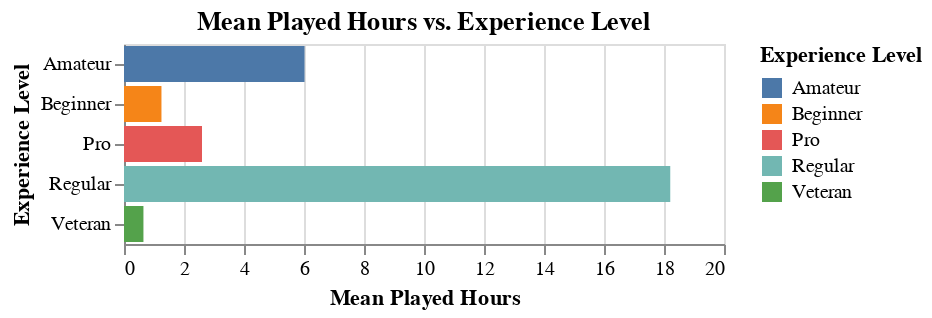

Here is the notebook cell this chart was saved with:
### Markdown cell above
**Figure 1. Bar chart showing the number of players in each Experience Level**

### Code cell
players_mean = players_wrangled.groupby("experience").mean().reset_index()
players_mean 

players_plot = alt.Chart(players_wrangled).mark_bar().encode( 
    x=alt.X("mean(played_hours):Q").title("Mean Played Hours"),
    y=alt.Y("experience").title("Experience Level"), 
    color=alt.Color("experience").title("Experience Level")
).properties(
    title="Mean Played Hours vs. Experience Level"
)
players_plot

### Figure 1 — Vega specification as saved in the notebook (floating-point values rounded to 4 significant figures)
{"$schema": "https://vega.github.io/schema/vega/v5.json", "data": [{"name": "source_0", "values": [{"experience": "Pro", "mean_played_hours": 2.6}, {"experience": "Veteran", "mean_played_hours": 0.6479}, {"experience": "Amateur", "mean_played_hours": 6.017}, {"experience": "Regular", "mean_played_hours": 18.21}, {"experience": "Beginner", "mean_played_hours": 1.249}]}, {"name": "source_0_x_domain_mean_played_hours", "values": [{"min": 0.6479, "max": 18.21}]}, {"name": "source_0_y_domain_experience", "values": [{"experience": "Pro"}, {"experience": "Veteran"}, {"experience": "Amateur"}, {"experience": "Regular"}, {"experience": "Beginner"}]}, {"name": "source_0_color_domain_experience", "values": [{"experience": "Pro"}, {"experience": "Veteran"}, {"experience": "Amateur"}, {"experience": "Regular"}, {"experience": "Beginner"}]}], "signals": [{"name": "y_step", "value": 20}, {"name": "height", "update": "bandspace(domain('y').length, 0.1, 0.05) * y_step"}], "marks": [{"type": "rect", "name": "marks", "from": {"data": "source_0"}, "encode": {"update": {"height": {"signal": "max(0.25, bandwidth('y'))"}, "fill": {"field": "experience", "scale": "color"}, "x2": {"value": 0, "scale": "x"}, "x": {"field": "mean_played_hours", "scale": "x"}, "y": {"field": "experience", "scale": "y"}}}, "style": ["bar"]}], "scales": [{"name": "x", "type": "linear", "domain": [{"signal": "(data(\"source_0_x_domain_mean_played_hours\")[0] || {}).min"}, {"signal": "(data(\"source_0_x_domain_mean_played_hours\")[0] || {}).max"}], "range": [0, {"signal": "width"}], "zero": true, "nice": true}, {"name": "y", "type": "band", "domain": {"data": "source_0_y_domain_experience", "field": "experience", "sort": true}, "range": {"step": {"signal": "y_step"}}, "paddingInner": 0.1, "paddingOuter": 0.05}, {"name": "color", "type": "ordinal", "domain": {"data": "source_0_color_domain_experience", "field": "experience", "sort": true}, "range": "category"}], "axes": [{"scale": "x", "domain": false, "orient": "bottom", "ticks": false, "grid": true, "maxExtent": 0, "minExtent": 0, "zindex": 0, "aria": false, "gridScale": "y", "labels": false, "tickCount": {"signal": "ceil(width/40)"}}, {"scale": "x", "grid": false, "title": "Mean Played Hours", "labelOverlap": true, "orient": "bottom", "labelFlush": true, "tickCount": {"signal": "ceil(width/40)"}, "zindex": 0}, {"scale": "y", "grid": false, "orient": "left", "title": "Experience Level", "zindex": 0}], "title": {"text": "Mean Played Hours vs. Experience Level", "frame": "group"}, "width": 300, "legends": [{"title": "Experience Level", "fill": "color", "symbolType": "square"}], "padding": 5, "background": "white", "style": "cell"}
